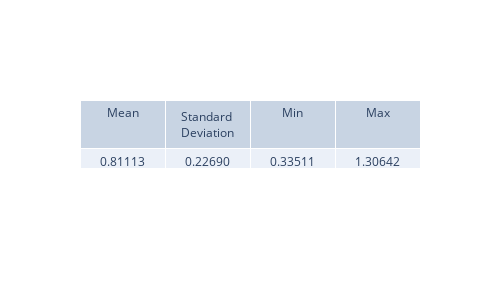

The notebook cell this image was saved under:
### Code cell
diff_integrals = np.sqrt(psi_sq_diff).mean(axis=0) * (x_max - x_min)
view_metrics(diff_integrals)

plt.figure(figsize=(8,5), dpi=200)
plt.plot(t_values, diff_integrals, '-')
plt.xlabel('Time (ps)')
plt.ylabel('Integral of absolute error of psi^2(x, t)')
plt.title('Integral of sqrt(abs(delta(psi^2)))')
plt.grid(True)
plt.show()

### Figure 1 — Plotly figure (JSON) as saved in the notebook; plotly's stock layout.template omitted (floating-point values rounded to 4 significant figures)
{"data": [{"cells": {"values": [["0.81113"], ["0.22690"], ["0.33511"], ["1.30642"]]}, "header": {"values": ["Mean", "Standard Deviation", "Min", "Max"]}, "type": "table"}], "layout": {"height": 300, "width": 500}}
